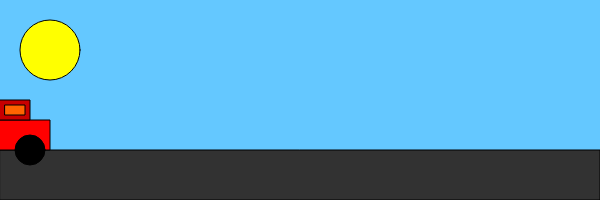
Frame 1 (no input)
Frame 60 (no input): identical to frame 1, image omitted
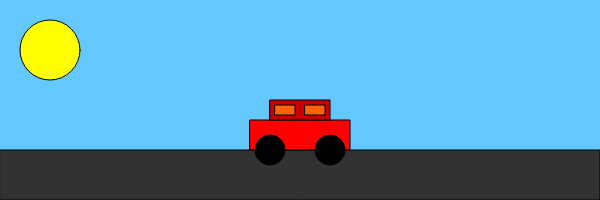
Frame 120 (the mouse pressed at the canvas centre since frame 60)

The p5.js sketch that drew these frames (run headless with seeded random() and noise() and a simulated clock; from frame 60 on, the mouse is pressed at the canvas centre):

// p5.js sketch
// ── sketch.js
function setup() {
  createCanvas(600, 200); //
}

function draw() {
  background(100, 200, 255); //  sky
  
  // Draw the road
  fill(50); // Dark gray
  rect(0, 150, width, 50); // Road 
  
  // Draw the car body
  fill(255, 0, 0); // Red car
  rect(mouseX - 50, 120, 100, 30); // Main body who follows mous
  
  // Draw the car top
  fill(200, 0, 0); // Darker red
  rect(mouseX - 30, 100, 60, 20); // Car roof
  
  // Draw the wheels
  fill(0); // Black wheels
  ellipse(mouseX - 30, 150, 30, 30); //  wheel 1
  ellipse(mouseX + 30, 150, 30, 30); //  wheel 2
  
  // Draw windows
  fill(300, 100, 0); // windows
  rect(mouseX - 25, 105, 20, 10); //  windo 1 
  rect(mouseX + 5, 105, 20, 10); //  window 2
  
  // Sun in the sky
  fill(255, 255, 0); // Yellow sun
  ellipse(50, 50, 60, 60); // Sun at top-left
}
